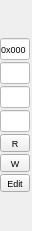
<?xml version="1.0" encoding="UTF-8"?>
<ui version="4.0">
 <class>RegistersWidget</class>
 <widget class="QWidget" name="RegistersWidget">
  <property name="geometry">
   <rect>
    <x>0</x>
    <y>0</y>
    <width>32</width>
    <height>231</height>
   </rect>
  </property>
  <property name="font">
   <font>
    <pointsize>7</pointsize>
   </font>
  </property>
  <property name="windowTitle">
   <string>Form</string>
  </property>
  <layout class="QVBoxLayout" name="verticalLayout_2">
   <property name="spacing">
    <number>2</number>
   </property>
   <property name="margin">
    <number>0</number>
   </property>
   <item>
    <layout class="QVBoxLayout" name="verticalLayout">
     <property name="spacing">
      <number>2</number>
     </property>
     <item>
      <widget class="QLineEdit" name="edAddr">
       <property name="sizePolicy">
        <sizepolicy hsizetype="Fixed" vsizetype="Fixed">
         <horstretch>0</horstretch>
         <verstretch>0</verstretch>
        </sizepolicy>
       </property>
       <property name="maximumSize">
        <size>
         <width>30</width>
         <height>16777215</height>
        </size>
       </property>
       <property name="font">
        <font>
         <pointsize>7</pointsize>
        </font>
       </property>
       <property name="styleSheet">
        <string notr="true">QLineEdit { background-color : white; }</string>
       </property>
       <property name="text">
        <string>0x000</string>
       </property>
      </widget>
     </item>
     <item>
      <widget class="QLineEdit" name="edCfg">
       <property name="sizePolicy">
        <sizepolicy hsizetype="Fixed" vsizetype="Fixed">
         <horstretch>0</horstretch>
         <verstretch>0</verstretch>
        </sizepolicy>
       </property>
       <property name="maximumSize">
        <size>
         <width>30</width>
         <height>16777215</height>
        </size>
       </property>
       <property name="font">
        <font>
         <pointsize>7</pointsize>
        </font>
       </property>
       <property name="styleSheet">
        <string notr="true">QLineEdit { background-color : white; }</string>
       </property>
      </widget>
     </item>
     <item>
      <widget class="QLineEdit" name="edVal1">
       <property name="sizePolicy">
        <sizepolicy hsizetype="Fixed" vsizetype="Fixed">
         <horstretch>0</horstretch>
         <verstretch>0</verstretch>
        </sizepolicy>
       </property>
       <property name="maximumSize">
        <size>
         <width>30</width>
         <height>16777215</height>
        </size>
       </property>
       <property name="font">
        <font>
         <pointsize>7</pointsize>
        </font>
       </property>
       <property name="styleSheet">
        <string notr="true">QLineEdit { background-color : white; }</string>
       </property>
      </widget>
     </item>
     <item>
      <widget class="QLineEdit" name="edVal2">
       <property name="sizePolicy">
        <sizepolicy hsizetype="Fixed" vsizetype="Fixed">
         <horstretch>0</horstretch>
         <verstretch>0</verstretch>
        </sizepolicy>
       </property>
       <property name="maximumSize">
        <size>
         <width>30</width>
         <height>16777215</height>
        </size>
       </property>
       <property name="font">
        <font>
         <pointsize>7</pointsize>
        </font>
       </property>
       <property name="styleSheet">
        <string notr="true">QLineEdit { background-color : white; }</string>
       </property>
      </widget>
     </item>
     <item>
      <widget class="QToolButton" name="btnRead">
       <property name="sizePolicy">
        <sizepolicy hsizetype="Fixed" vsizetype="Fixed">
         <horstretch>0</horstretch>
         <verstretch>0</verstretch>
        </sizepolicy>
       </property>
       <property name="maximumSize">
        <size>
         <width>30</width>
         <height>16777215</height>
        </size>
       </property>
       <property name="text">
        <string>R</string>
       </property>
      </widget>
     </item>
     <item>
      <widget class="QToolButton" name="btnWrite">
       <property name="sizePolicy">
        <sizepolicy hsizetype="Fixed" vsizetype="Fixed">
         <horstretch>0</horstretch>
         <verstretch>0</verstretch>
        </sizepolicy>
       </property>
       <property name="maximumSize">
        <size>
         <width>30</width>
         <height>16777215</height>
        </size>
       </property>
       <property name="text">
        <string>W</string>
       </property>
      </widget>
     </item>
     <item>
      <widget class="QToolButton" name="btnEditVal">
       <property name="maximumSize">
        <size>
         <width>30</width>
         <height>16777215</height>
        </size>
       </property>
       <property name="text">
        <string>Edit</string>
       </property>
      </widget>
     </item>
    </layout>
   </item>
  </layout>
 </widget>
 <resources/>
 <connections/>
</ui>
